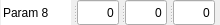
           <widget class="QSplitter" name="splitter_21">
            <property name="geometry">
             <rect>
              <x>0</x>
              <y>355</y>
              <width>220</width>
              <height>25</height>
             </rect>
            </property>
            <property name="sizePolicy">
             <sizepolicy hsizetype="Minimum" vsizetype="Minimum">
              <horstretch>0</horstretch>
              <verstretch>0</verstretch>
             </sizepolicy>
            </property>
            <property name="minimumSize">
             <size>
              <width>220</width>
              <height>25</height>
             </size>
            </property>
            <property name="maximumSize">
             <size>
              <width>214</width>
              <height>25</height>
             </size>
            </property>
            <property name="orientation">
             <enum>Qt::Horizontal</enum>
            </property>
            <widget class="QLineEdit" name="kParam_8">
             <property name="sizePolicy">
              <sizepolicy hsizetype="Minimum" vsizetype="Minimum">
               <horstretch>0</horstretch>
               <verstretch>0</verstretch>
              </sizepolicy>
             </property>
             <property name="minimumSize">
              <size>
               <width>70</width>
               <height>25</height>
              </size>
             </property>
             <property name="maximumSize">
              <size>
               <width>70</width>
               <height>25</height>
              </size>
             </property>
             <property name="focusPolicy">
              <enum>Qt::NoFocus</enum>
             </property>
             <property name="autoFillBackground">
              <bool>true</bool>
             </property>
             <property name="text">
              <string>Param 8</string>
             </property>
             <property name="frame">
              <bool>false</bool>
             </property>
             <property name="dragEnabled">
              <bool>false</bool>
             </property>
             <property name="readOnly">
              <bool>true</bool>
             </property>
            </widget>
            <widget class="QLineEdit" name="kParamVal_8">
             <property name="sizePolicy">
              <sizepolicy hsizetype="Minimum" vsizetype="Minimum">
               <horstretch>0</horstretch>
               <verstretch>0</verstretch>
              </sizepolicy>
             </property>
             <property name="minimumSize">
              <size>
               <width>42</width>
               <height>25</height>
              </size>
             </property>
             <property name="maximumSize">
              <size>
               <width>42</width>
               <height>25</height>
              </size>
             </property>
             <property name="layoutDirection">
              <enum>Qt::RightToLeft</enum>
             </property>
             <property name="text">
              <string>0</string>
             </property>
             <property name="alignment">
              <set>Qt::AlignRight|Qt::AlignTrailing|Qt::AlignVCenter</set>
             </property>
            </widget>
            <widget class="QLineEdit" name="kParamVal_9">
             <property name="sizePolicy">
              <sizepolicy hsizetype="Minimum" vsizetype="Minimum">
               <horstretch>0</horstretch>
               <verstretch>0</verstretch>
              </sizepolicy>
             </property>
             <property name="minimumSize">
              <size>
               <width>42</width>
               <height>25</height>
              </size>
             </property>
             <property name="maximumSize">
              <size>
               <width>42</width>
               <height>25</height>
              </size>
             </property>
             <property name="layoutDirection">
              <enum>Qt::RightToLeft</enum>
             </property>
             <property name="text">
              <string>0</string>
             </property>
             <property name="alignment">
              <set>Qt::AlignRight|Qt::AlignTrailing|Qt::AlignVCenter</set>
             </property>
            </widget>
            <widget class="QLineEdit" name="kParamVal_10">
             <property name="sizePolicy">
              <sizepolicy hsizetype="Minimum" vsizetype="Minimum">
               <horstretch>0</horstretch>
               <verstretch>0</verstretch>
              </sizepolicy>
             </property>
             <property name="minimumSize">
              <size>
               <width>42</width>
               <height>25</height>
              </size>
             </property>
             <property name="maximumSize">
              <size>
               <width>42</width>
               <height>25</height>
              </size>
             </property>
             <property name="layoutDirection">
              <enum>Qt::RightToLeft</enum>
             </property>
             <property name="text">
              <string>0</string>
             </property>
             <property name="alignment">
              <set>Qt::AlignRight|Qt::AlignTrailing|Qt::AlignVCenter</set>
             </property>
            </widget>
           </widget>
